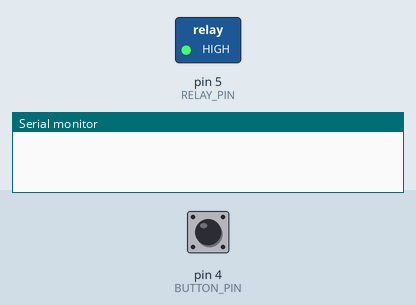
Recording of a sketch running on a simulated Arduino Uno, built with avr-gcc and run on an emulated ATmega328P. On the bench: switched loads named in the sketch (green lamp = pin HIGH), the last lines printed to the serial monitor. The test bench sets the inputs (shaded band); at power-on: pin 4 (BUTTON_PIN) HIGH.

Above: at 1.2 s.
1.3 s: pin 4 (BUTTON_PIN) pulled LOW for 0.15 s
At 2.5 s:
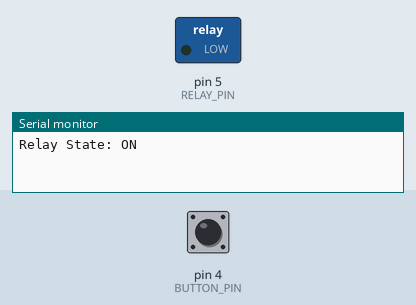
2.9 s: pin 4 (BUTTON_PIN) pulled LOW for 1 s
At 3.8 s:
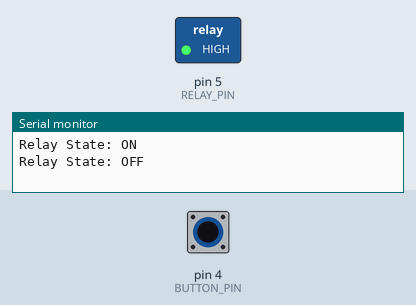
5.4 s: pin 4 (BUTTON_PIN) pulled LOW for 3.2 s
At 5.7 s:
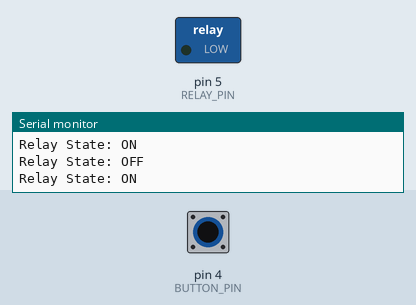
Timing chart, 0 to 8.4 s (numbered marks = the images above; inputs shaded):
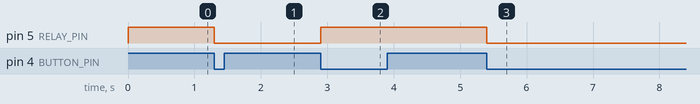

The sketch:

Relay_and_Button.ino
```cpp
#define RELAY_PIN 5    // GPIO pin connected to relay
#define BUTTON_PIN 4   // GPIO pin connected to push button

bool relayState = false;  // Stores relay state
bool lastButtonState = HIGH;

void setup() {
  Serial.begin(115200);
  pinMode(RELAY_PIN, OUTPUT);
  pinMode(BUTTON_PIN, INPUT_PULLUP);  // Internal pull-up enabled
  digitalWrite(RELAY_PIN, HIGH);  // Relay starts OFF (active-low)
}

void loop() {
  bool buttonState = digitalRead(BUTTON_PIN);

  if (buttonState == LOW && lastButtonState == HIGH) { // Detect button press
    relayState = !relayState;  // Toggle relay state
    digitalWrite(RELAY_PIN, relayState ? LOW : HIGH); // Active-low relay
    Serial.print("Relay State: ");
    Serial.println(relayState ? "ON" : "OFF");
    delay(300); // Debounce delay
  }

  lastButtonState = buttonState;
}
```

Measured:
- after the input at 1.3 s, pin 5 (RELAY_PIN): HIGH → LOW at once
- after the input at 2.9 s, pin 5 (RELAY_PIN): LOW → HIGH at once
- after the input at 5.4 s, pin 5 (RELAY_PIN): HIGH → LOW at once
